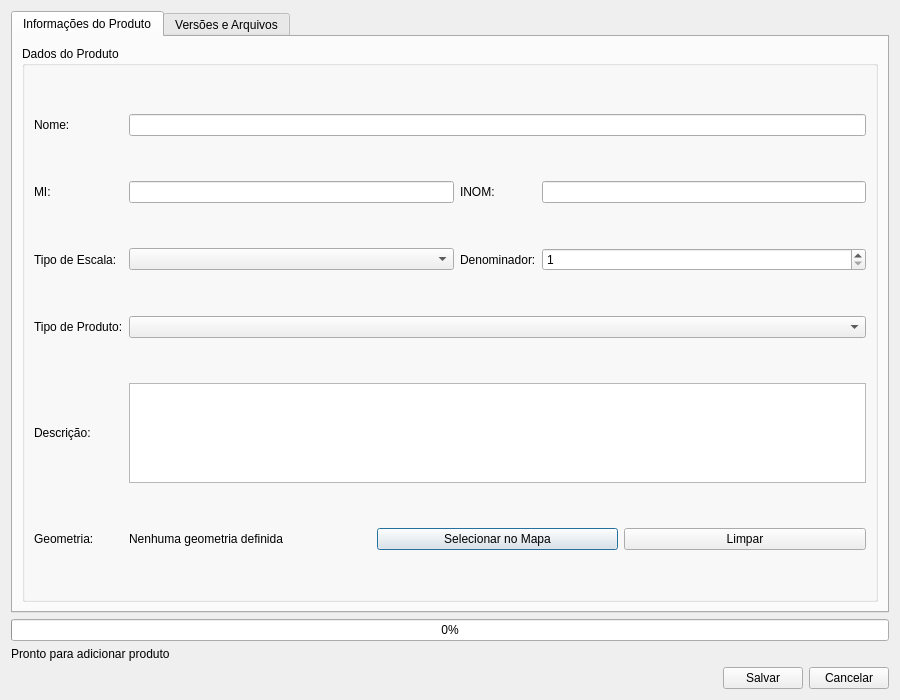
<?xml version="1.0" encoding="UTF-8"?>
<!-- Path: gui\adicionar_produto\adicionar_produto_dialog.ui -->
<ui version="4.0">
 <class>AddProductDialog</class>
 <widget class="QDialog" name="AddProductDialog">
  <property name="geometry">
   <rect>
    <x>0</x>
    <y>0</y>
    <width>900</width>
    <height>700</height>
   </rect>
  </property>
  <property name="windowTitle">
   <string>Adicionar Novo Produto</string>
  </property>
  <layout class="QVBoxLayout" name="verticalLayout">
   <item>
    <widget class="QTabWidget" name="mainTabWidget">
     <property name="currentIndex">
      <number>0</number>
     </property>
     <widget class="QWidget" name="productTab">
      <attribute name="title">
       <string>Informações do Produto</string>
      </attribute>
      <layout class="QVBoxLayout" name="verticalLayout_2">
       <item>
        <widget class="QGroupBox" name="productInfoGroupBox">
         <property name="title">
          <string>Dados do Produto</string>
         </property>
         <layout class="QGridLayout" name="gridLayout">
          <item row="0" column="0">
           <widget class="QLabel" name="nomeLabel">
            <property name="text">
             <string>Nome:</string>
            </property>
           </widget>
          </item>
          <item row="0" column="1" colspan="3">
           <widget class="QLineEdit" name="nomeLineEdit"/>
          </item>
          <item row="1" column="0">
           <widget class="QLabel" name="miLabel">
            <property name="text">
             <string>MI:</string>
            </property>
           </widget>
          </item>
          <item row="1" column="1">
           <widget class="QLineEdit" name="miLineEdit"/>
          </item>
          <item row="1" column="2">
           <widget class="QLabel" name="inomLabel">
            <property name="text">
             <string>INOM:</string>
            </property>
           </widget>
          </item>
          <item row="1" column="3">
           <widget class="QLineEdit" name="inomLineEdit"/>
          </item>
          <item row="2" column="0">
           <widget class="QLabel" name="tipoEscalaLabel">
            <property name="text">
             <string>Tipo de Escala:</string>
            </property>
           </widget>
          </item>
          <item row="2" column="1">
           <widget class="QComboBox" name="tipoEscalaComboBox"/>
          </item>
          <item row="2" column="2">
           <widget class="QLabel" name="denominadorLabel">
            <property name="text">
             <string>Denominador:</string>
            </property>
           </widget>
          </item>
          <item row="2" column="3">
           <widget class="QSpinBox" name="denominadorSpinBox">
            <property name="minimum">
             <number>1</number>
            </property>
            <property name="maximum">
             <number>1000000</number>
            </property>
           </widget>
          </item>
          <item row="3" column="0">
           <widget class="QLabel" name="tipoProdutoLabel">
            <property name="text">
             <string>Tipo de Produto:</string>
            </property>
           </widget>
          </item>
          <item row="3" column="1" colspan="3">
           <widget class="QComboBox" name="tipoProdutoComboBox"/>
          </item>
          <item row="4" column="0">
           <widget class="QLabel" name="descricaoLabel">
            <property name="text">
             <string>Descrição:</string>
            </property>
           </widget>
          </item>
          <item row="4" column="1" colspan="3">
           <widget class="QTextEdit" name="descricaoTextEdit">
            <property name="maximumSize">
             <size>
              <width>16777215</width>
              <height>100</height>
             </size>
            </property>
           </widget>
          </item>
          <item row="5" column="0">
           <widget class="QLabel" name="geometryLabel">
            <property name="text">
             <string>Geometria:</string>
            </property>
           </widget>
          </item>
          <item row="5" column="1" colspan="3">
           <layout class="QHBoxLayout" name="geometryLayout">
            <item>
             <widget class="QLabel" name="geometryLabel">
              <property name="text">
               <string>Nenhuma geometria definida</string>
              </property>
             </widget>
            </item>
            <item>
             <widget class="QPushButton" name="mapSelectionButton">
              <property name="text">
               <string>Selecionar no Mapa</string>
              </property>
             </widget>
            </item>
            <item>
             <widget class="QPushButton" name="clearGeometryButton">
              <property name="text">
               <string>Limpar</string>
              </property>
             </widget>
            </item>
           </layout>
          </item>
         </layout>
        </widget>
       </item>
      </layout>
     </widget>
     <widget class="QWidget" name="versionsTab">
      <attribute name="title">
       <string>Versões e Arquivos</string>
      </attribute>
      <layout class="QVBoxLayout" name="verticalLayout_3">
       <item>
        <layout class="QHBoxLayout" name="versionsHeaderLayout">
         <item>
          <widget class="QPushButton" name="addVersionButton">
           <property name="text">
            <string>Adicionar Nova Versão</string>
           </property>
          </widget>
         </item>
         <item>
          <spacer name="horizontalSpacer">
           <property name="orientation">
            <enum>Qt::Horizontal</enum>
           </property>
           <property name="sizeHint" stdset="0">
            <size>
             <width>40</width>
             <height>20</height>
            </size>
           </property>
          </spacer>
         </item>
        </layout>
       </item>
       <item>
        <widget class="QTabWidget" name="versionsTabWidget"/>
       </item>
      </layout>
     </widget>
    </widget>
   </item>
   <item>
    <widget class="QProgressBar" name="progressBar">
     <property name="value">
      <number>0</number>
     </property>
    </widget>
   </item>
   <item>
    <widget class="QLabel" name="statusLabel">
     <property name="text">
      <string>Pronto para adicionar produto</string>
     </property>
    </widget>
   </item>
   <item>
    <layout class="QHBoxLayout" name="buttonLayout">
     <item>
      <spacer name="horizontalSpacer_2">
       <property name="orientation">
        <enum>Qt::Horizontal</enum>
       </property>
       <property name="sizeHint" stdset="0">
        <size>
         <width>40</width>
         <height>20</height>
        </size>
       </property>
      </spacer>
     </item>
     <item>
      <widget class="QPushButton" name="saveButton">
       <property name="text">
        <string>Salvar</string>
       </property>
      </widget>
     </item>
     <item>
      <widget class="QPushButton" name="cancelButton">
       <property name="text">
        <string>Cancelar</string>
       </property>
      </widget>
     </item>
    </layout>
   </item>
  </layout>
 </widget>
 <resources/>
 <connections/>
</ui>
